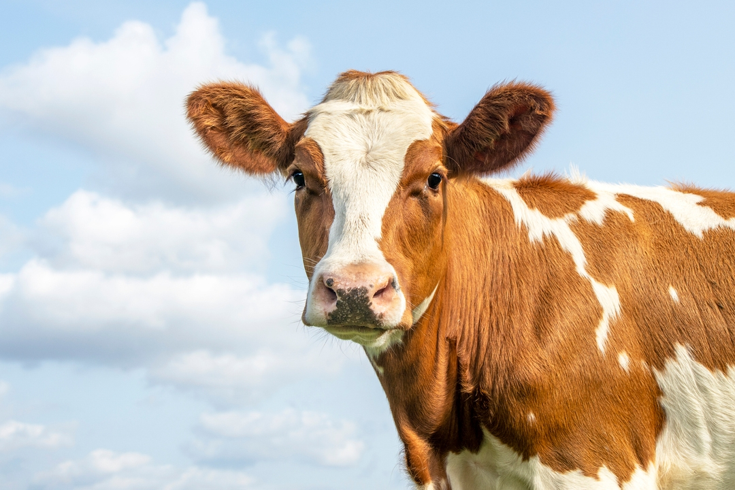
#> input picture cow.png, 735 x 490 px
$ python main.py
#> lines starting #> are read from the running program, lines starting #| are printed output that depends on the picture; after the words box and inside, x2 and y2 are one past the last pixel; in counts of white or black regions, pixels touching at a corner belong together
from PIL import Image, ImageOps, ImageChops
import numpy as np
from pathlib import Path
import matplotlib.pyplot as plt


# яркость и контраст через NumPy
def change_brightness(array, delta):
    work = array.astype(np.int16)
    work += delta
    return np.clip(work, 0, 255).astype(np.uint8)


def change_contrast(array, factor):
    work = array.astype(np.float32)
    work = (work - 128) * factor + 128
    return np.clip(work, 0, 255).astype(np.uint8)


# инверсия и квантизация через NumPy
def invert(array):
    return 255 - array


def quantize(array, levels):
    if levels < 2:
        raise ValueError("Количество уровней должно быть >= 2")

    work = array.astype(np.float32)
    work = np.round((work / 255) * (levels - 1))
    work = (work / (levels - 1)) * 255
    return work.astype(np.uint8)


# ------------ Часть 1. Работа с изображениями ------------

# информация о фото
image = Image.open("cow.png")
#> image is the input picture: PIL image 735x490 RGBA; mean R, G, B, A 195.9, 185.9, 175.3, 255

print("=== Информация о фото ===")
print(f"Формат: {image.format}")
#| Формат: PNG
print(f"Размер: {image.size}")
#| Размер: (735, 490)
print(f"Режим: {image.mode}\n")
#| Режим: RGBA

# конвертируем RGBA изображение в RGB
image = image.convert('RGB')
#> image: PIL image 735x490 RGB
#image.show()

"""print(image.getpixel((300, 150)))

arr = np.asarray(image)
print(arr[150, 300])"""

# через split получаем три режима L (уровней)
r, g, b = image.split()

# формируем по уровням цветов новые изображения, не изменяя исходное
red = ImageOps.colorize(r, black="white", white="red")
green = ImageOps.colorize(g, black="white", white="green")
blue = ImageOps.colorize(b, black="white", white="blue")

# преобразование в оттенки серого
gray = image.convert("L")
print("=== Преобразование в оттенки серого ===")
print("Режим gray:", gray.mode)  # L
#| Режим gray: L
#gray.show()

# квантизация
quantized = image.quantize(colors=8)
quantized = quantized.convert("RGB")
print("\n=== Квантизация ===")
print("Размер:", quantized.size)
#| Размер: (735, 490)
print("Режим:", quantized.mode)
#| Режим: RGB

# ------- Часть 2. Область интереса и маска по цвету --------

# область интереса (ROI)
box = (350, 70, 930, 690)
roi = image.crop(box)

# маска голубого неба
h, s, v = image.convert("HSV").split()

mask_h = h.point(
    lambda p: 255 if 125 <= p <= 190 else 0
)
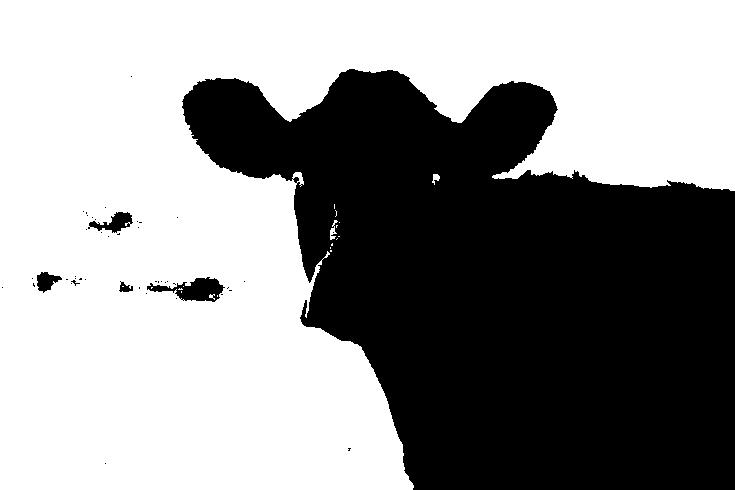
#> mask_h: PIL image 735x490 L; 57.8% white; 46 black regions (41 under 20 px), largest, box (x1, y1, x2, y2) and area: (182, 69, 735, 490) 150181, (147, 277, 225, 302) 967, (88, 212, 133, 233) 445, (37, 272, 62, 293) 302, (119, 281, 133, 292) 86
mask_s = s.point(
    lambda p: 255 if p >= 35 else 0
)
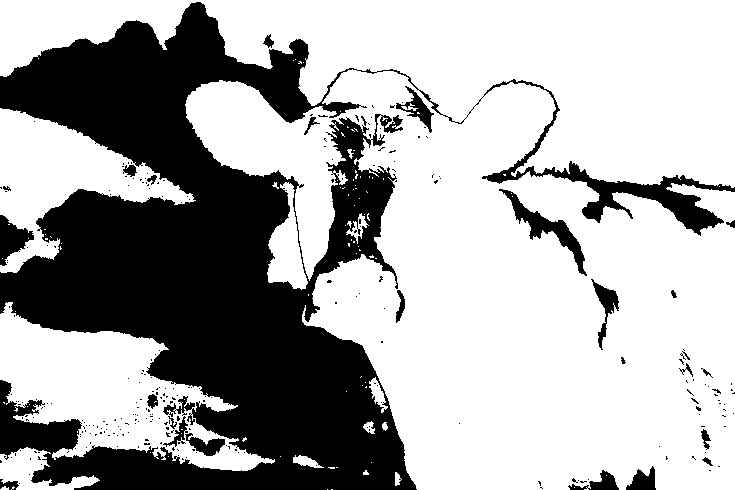
#> mask_s: PIL image 735x490 L; 66.7% white; 273 black regions (247 under 20 px), largest, box (x1, y1, x2, y2) and area: (0, 2, 735, 490) 113275, (499, 189, 587, 276) 1451, (0, 215, 34, 266) 890
mask_v = v.point(
    lambda p: 255 if p >= 120 else 0
)
#> mask_v: PIL image 735x490 L; 93.1% white; 291 black regions (268 under 20 px), largest, box (x1, y1, x2, y2) and area: (363, 322, 540, 490) 11223, (443, 89, 550, 179) 5693, (302, 276, 389, 339) 2031

# объединение условий маски
mask = ImageChops.multiply(mask_h, mask_s)
#> mask: PIL image 735x490 L; 29.4% white; 57 white regions (42 under 20 px), largest, box (x1, y1, x2, y2) and area: (0, 0, 735, 188) 68212, (0, 302, 275, 471) 20126, (0, 108, 196, 273) 12413
mask = ImageChops.multiply(mask, mask_v)

sky_only = Image.new("RGB", image.size, "white")    # создаем белый фон
#> sky_only: PIL image 735x490 RGB; every value is 255
sky_only.paste(image, mask=mask)                  # накладываем маску на фото
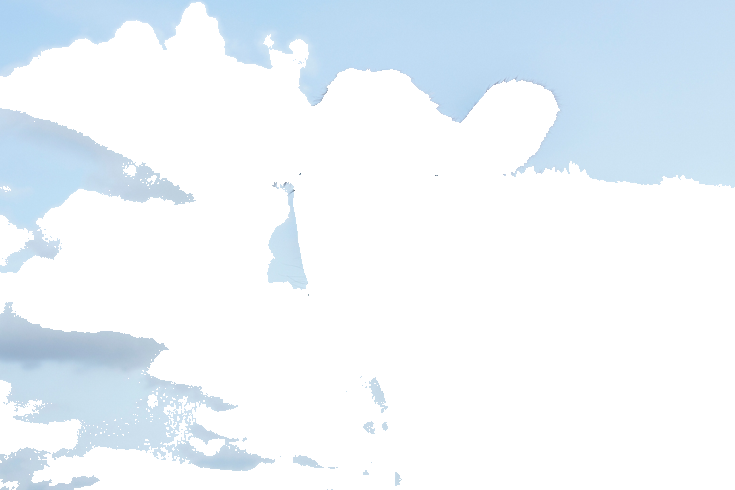
#> sky_only: PIL image 735x490 RGB; mean R, G, B 237, 244.3, 250.2

# инверсия маски
object_mask = ImageOps.invert(mask)

object_only = Image.new("RGB", image.size, "white")    # создаем белый фон
object_only.paste(image, mask=object_mask)             # накладываем маску на фото
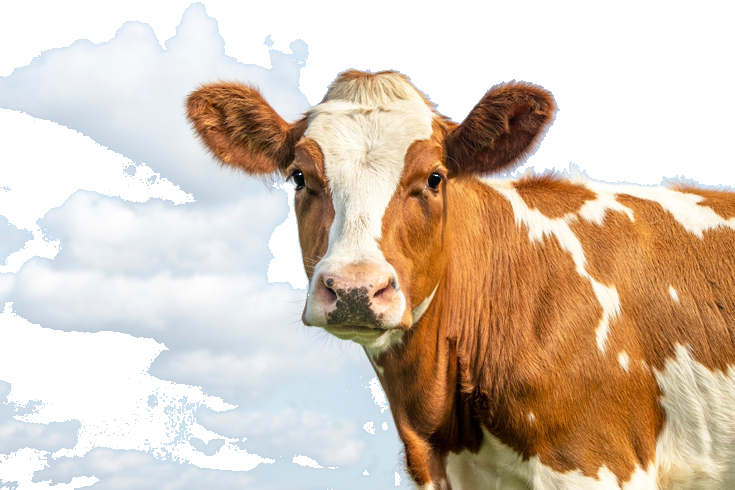
#> object_only: PIL image 735x490 RGB; mean R, G, B 213.9, 196.6, 180.1

# -------- Часть 3. Сравнение изображений --------

# переход от Pillow к NumPy
image_array = np.array(image)
print(image_array.shape)  # (height, width, channels)
#| (490, 735, 3)
print(image_array.dtype)  # uint8
#| uint8
print(image_array.min(), image_array.max())
#| 0 255

pixel = image_array[100, 200]   # [R, G, B]
#> pixel = [159, 98, 62]

# возврат массива в Pillow
bright = change_brightness(image_array, 50)
contrast = change_contrast(image_array, 1.4)
inverted = invert(image_array)
#> in invert, `return 255 - array`:
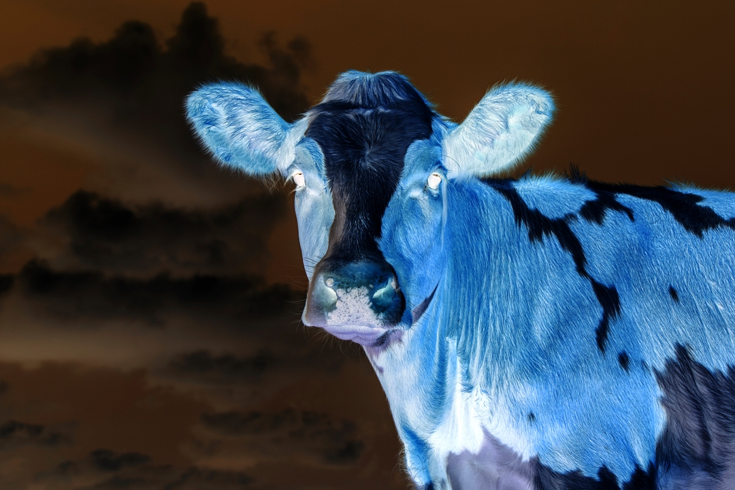
#> returned value: shape (490, 735, 3); mean of channels 0, 1, 2 59.1, 69.1, 79.7; drawn as R, G, B
quantized_pt3 = quantize(image_array, 16)

# гистограмма яркости
gray_array = np.array(gray)

fig, ax = plt.subplots(figsize=(8, 5))
ax.hist(gray_array.ravel(), bins=256, range=(0, 256))
ax.set_xlabel("Значение яркости")
ax.set_ylabel("Число пикселей")
fig.savefig("result/hist_gray.png", dpi=150)
#> figure, not shown here; tallest bar 11231 high, from x = 213 to 214
plt.close(fig)

# гистограммы каналов RGB
fig, ax = plt.subplots(figsize=(8, 5))
colors = ["red", "green", "blue"]
labels = ["R", "G", "B"]

for channel in range(3):
    values = image_array[:, :, channel]
    ax.hist(values.ravel(), bins=256, range=(0, 256),
            histtype="step", color=colors[channel],
            label=labels[channel])

ax.legend()
fig.savefig("result/hist_rgb.png", dpi=150)
plt.close(fig)

# гистограмма после квантизации яркости
gray_array = np.array(image.convert("L"))
levels = 8

indices = np.rint(
    gray_array.astype(np.float32) * (levels - 1) / 255
)
quantized_array = np.rint(
    indices * 255 / (levels - 1)
).astype(np.uint8)
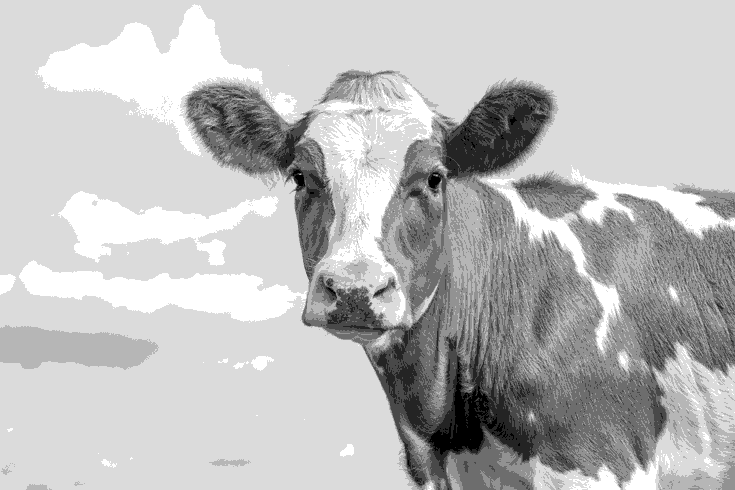
#> quantized_array: shape (490, 735); min 0, max 255, mean 188.8

values, counts = np.unique(quantized_array, return_counts=True)
#> values = [0, 36, 73, 109, 146, 182, 219, 255]; counts = [2391, 9612, 17322, 34358, 37819, 26354, 191573, 40721]
fig, ax = plt.subplots(figsize=(8, 5))
ax.bar(values, counts, width=18, color="#E25E28")
ax.set_xticks(values)
ax.set_xlim(0, 255)
ax.set_xlabel("Значение яркости")
ax.set_ylabel("Число пикселей")
fig.savefig("result/hist_quantized.png", dpi=150)
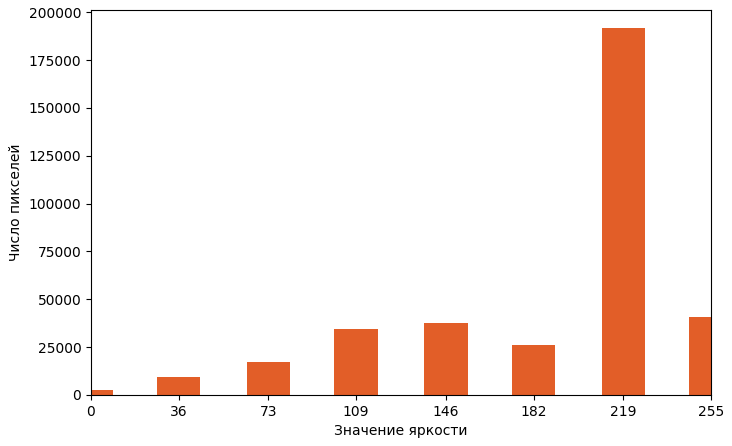
#> figure drawn by matplotlib, 1 panel; tallest bar 191573 high, from x = 210 to 228
plt.close(fig)


# ------ Сохранение файлов по всем частям --------

# coхранение файлов
result_dir = Path("result")
result_dir.mkdir(exist_ok=True)

# по части 1
image.save(result_dir/"original.png")
red.save(result_dir/"channel_r.png")
green.save(result_dir/"channel_g.png")
blue.save(result_dir/"channel_b.png")
gray.save(result_dir/"gray.png")
quantized.save(result_dir/"quantized_8.png")

# по части 2
roi.save(result_dir/"roi.png")
mask.save(result_dir/"mask_sky.png")
sky_only.save(result_dir/"sky_only.png")
object_mask.save(result_dir/"mask_object.png")
object_only.save(result_dir/"object_only.png")

# по части 3
Image.fromarray(bright).save(result_dir/"bright.png")
Image.fromarray(contrast).save(result_dir/"contrast.png")
Image.fromarray(inverted).save(result_dir/"inverted.png")
Image.fromarray(quantized_pt3).save(result_dir/"quantized_16_numpy.png")
